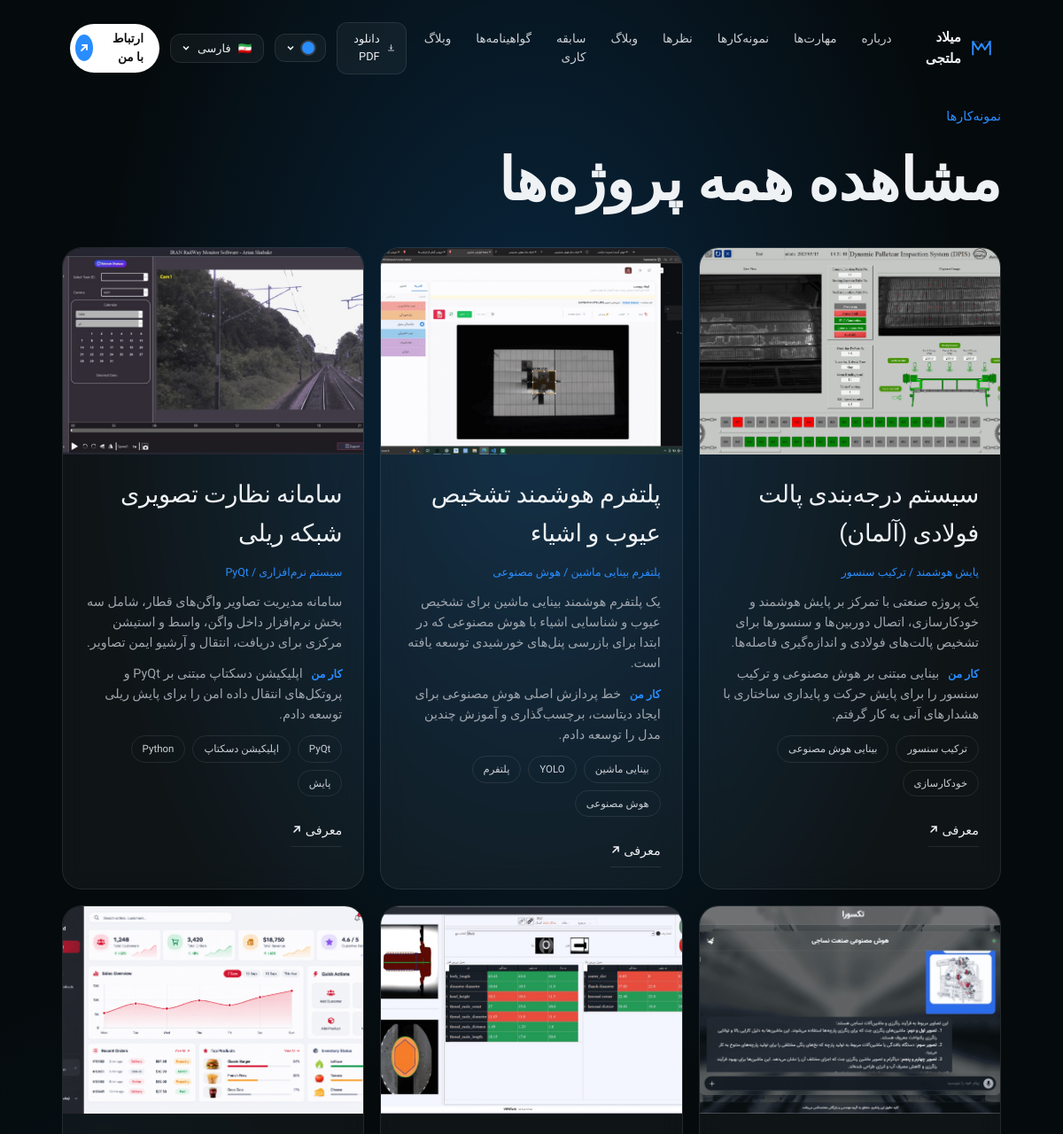
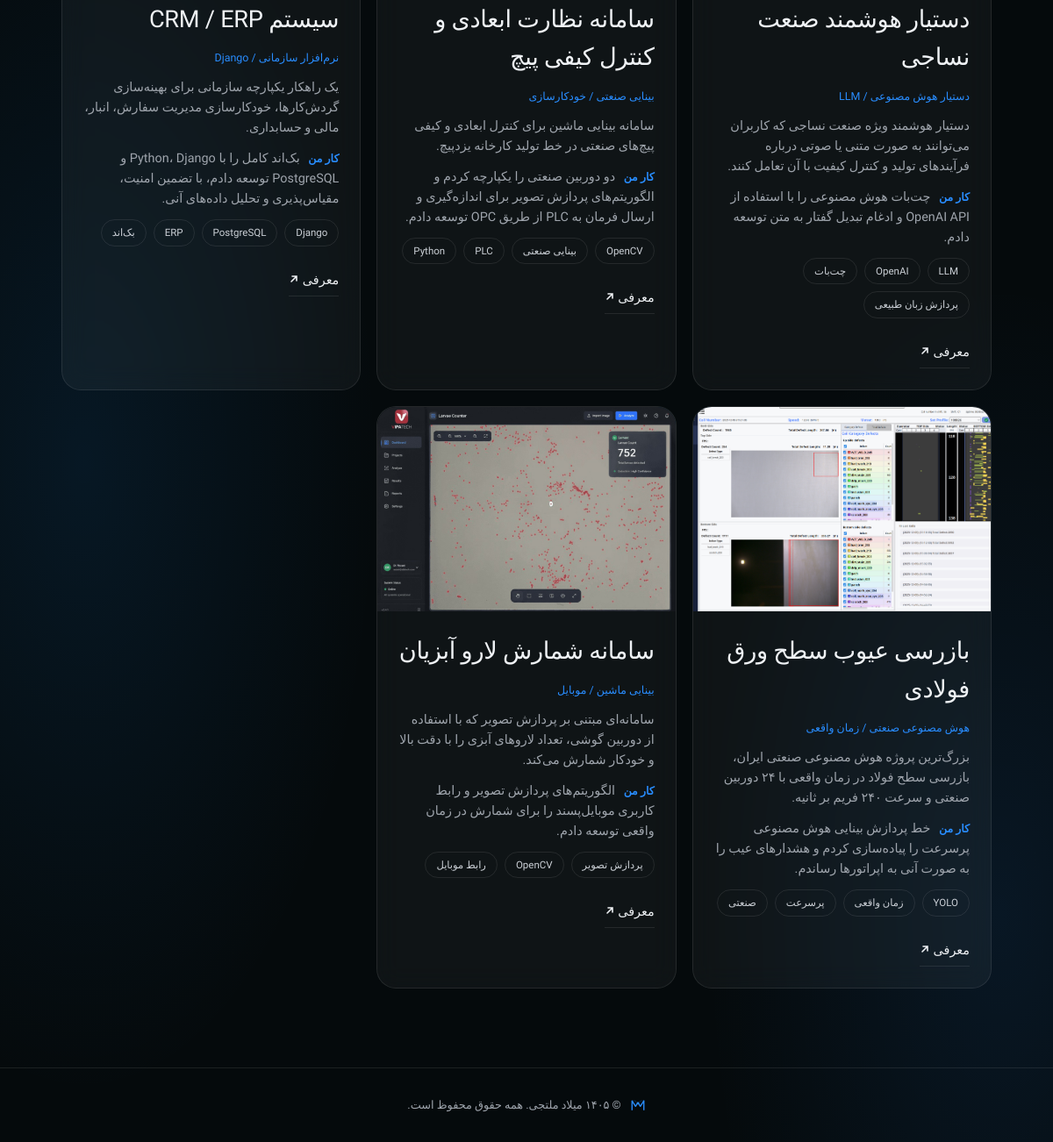
Screenshot of /fa/projects/ with the database file from the repository (2 pictures, top to bottom).
### portfolio/models.py (models this page shows, shortened)
class Bilingual(models.Model):
    class Meta:
        abstract = True
    def tr(self, name, lang):
        other = "en" if lang == "fa" else "fa"
        return getattr(self, f"{name}_{lang}") or getattr(self, f"{name}_{other}")

class Project(Bilingual):
    slug = models.SlugField("اسلاگ (آدرس)", unique=True)
    order = models.PositiveIntegerField("ترتیب", default=0)
    published = models.BooleanField("منتشر شده", default=True)
    image = models.ImageField("تصویر شاخص", upload_to="projects/", blank=True)
    link = models.URLField("لینک پروژه", blank=True)
    title_en = models.CharField("Title (EN)", max_length=120)
    title_fa = models.CharField("عنوان (فارسی)", max_length=120, blank=True)
    kind_en = models.CharField("Type (EN)", max_length=160, blank=True)
    kind_fa = models.CharField("نوع (فارسی)", max_length=160, blank=True)
    desc_en = models.TextField("Short description (EN)")
    desc_fa = models.TextField("توضیح کوتاه (فارسی)", blank=True)
    did_en = models.TextField("What I did (EN)", blank=True)
    did_fa = models.TextField("کار من (فارسی)", blank=True)
    body_en = models.TextField("Case study (EN)", blank=True, help_text="هر پاراگراف را با یک خط خالی جدا کنید")
    body_fa = models.TextField("شرح کامل (فارسی)", blank=True, help_text="هر پاراگراف را با یک خط خالی جدا کنید")
    tags_en = models.CharField("Tags (EN)", max_length=200, blank=True, help_text="با ویرگول جدا کنید")
    tags_fa = models.CharField("تگ‌ها (فارسی)", max_length=200, blank=True, help_text="با ویرگول فارسی یا انگلیسی جدا کنید")
    class Meta:
        ordering = ["order", "id"]
        verbose_name = "پروژه"
        verbose_name_plural = "پروژه‌ها"
    def tag_list(self, lang):
        raw = self.tr("tags", lang).replace("،", ",")
        return [t.strip() for t in raw.split(",") if t.strip()]

### portfolio/views.py (the view)
# urls.py: path("<str:lang>/projects/", views.projects_list, name="projects_list"),
def projects_list(request, lang):
    lang = _lang(lang)
    all_projects = Project.objects.filter(published=True)
    projects = [_project_card(p, lang, i) for i, p in enumerate(all_projects)]
    return render(request, "portfolio/projects_list.html",
                  _ctx(request, lang, "portfolio:projects_list", projects=projects))

### portfolio/context_processors.py (called while the page is built)
def theme(request):
    default = getattr(settings, "SITE_THEME", "ocean")
    current = request.session.get("theme", default)
    from .content import THEMES
    valid = {t["key"] for t in THEMES}
    if current not in valid:
        current = default
    return {"theme": current}

### portfolio/views.py (called while the page is built)
def _lang(lang):
    if lang not in CONTENT:
        raise Http404
    return lang

def _ctx(request, lang, url_name, **kw):
    request.session["lang"] = lang
    settings_obj = SiteSettings.objects.first() or SiteSettings()
    themes = [
        {
            "key": t["key"],
            "label": t["label_fa"] if lang == "fa" else t["label_en"],
            "color": t["color"],
        }
        for t in THEMES
    ]
    return {
        "c": CONTENT[lang],
        "lang": lang,
        "dir": "rtl" if lang == "fa" else "ltr",
        "site_settings": settings_obj,
        "themes": themes,
        "url_en": reverse(url_name, kwargs={**kw.get("kwargs", {}), "lang": "en"}),
        "url_fa": reverse(url_name, kwargs={**kw.get("kwargs", {}), "lang": "fa"}),
        **{k: v for k, v in kw.items() if k != "kwargs"},
    }

def _project_card(p, lang, i=0):
    main_image = p.image.url if p.image else None
    gallery_images = []
    for img in p.images.all():
        gallery_images.append({
            "url": img.image.url,
            "alt": img.alt_text_fa if lang == "fa" else img.alt_text_en
        })
    if not main_image and gallery_images:
        main_image = gallery_images[0]["url"]
    return {
        "title": p.tr("title", lang),
        "kind": p.tr("kind", lang),
        "desc": p.tr("desc", lang),
        "did": p.tr("did", lang),
        "tags": p.tag_list(lang),
        "url": reverse("portfolio:project", args=[lang, p.slug]),
        "link": p.link,
        "image": main_image,
        "gallery": gallery_images,
        "shade": i % 3 + 1,
    }

### portfolio/templates/portfolio/projects_list.html
{% extends "portfolio/base.html" %}
{% load static %}
{% block content %}
<main class="page" style="padding-top: 120px;">
  <p class="eyebrow">{{ c.work.eyebrow }}</p>
  <h1 class="display" style="margin-bottom: 2rem;">{{ c.ui.all_projects|default:"همه پروژه‌ها" }}</h1>
  <div class="projects">
    {% for p in projects %}
    <article class="project glass">
      <a class="shot s{{ p.shade }}" href="{{ p.url }}" aria-label="{{ p.title }}">
        {% if p.image %}
            <img src="{{ p.image }}" alt="" loading="lazy">
        {% else %}
            <span>{{ p.title|slice:":1" }}</span>
        {% endif %}
      </a>
      <div class="project-body">
        <h3><a href="{{ p.url }}">{{ p.title }}</a></h3>
        <small class="kind">{{ p.kind }}</small>
        <p>{{ p.desc }}</p>
        <p class="did"><b>{{ c.work.label }}</b> {{ p.did }}</p>
        <ul class="tags">{% for t in p.tags %}<li>{{ t }}</li>{% endfor %}</ul>
        <a href="{{ p.url }}" class="ulink" style="margin-top: 15px; display: inline-block;">{{ c.ui.overview }}
          <svg width="12" height="12" viewBox="0 0 12 12" fill="none" stroke="currentColor" stroke-width="1.6" stroke-linecap="round"><path d="M3 9 9 3M4 3h5v5"/></svg>
        </a>
      </div>
    </article>
    {% endfor %}
  </div>
</main>
{% endblock %}

### portfolio/templates/portfolio/base.html (shortened to what this page needs)
{% load static %}{% url 'portfolio:home' lang=lang as home_url %}<!doctype html>
<html lang="{{ lang }}" dir="{{ dir }}" data-lang="{{ lang }}" data-theme="{{ theme }}">
<head>
  <link rel="stylesheet" href="{% static 'portfolio/css/style.css' %}">
</head>
<body{% if pdf_mode %} class="pdf-mode"{% endif %}>
  <div class="bg-glow" aria-hidden="true"></div>
  {% if not pdf_mode %}
  <header class="nav" id="nav">
    <a href="{{ home_url }}" class="brand">
      {% include "portfolio/_logo.html" with s=26 %}
      <span>{{ c.brand }}</span>
    </a>
    <nav class="nav-links" id="navLinks" aria-label="Main">
      {% for id, label in c.nav %}<a href="{{ home_url }}#{{ id }}">{{ label }}</a>{% endfor %}
      <a href="{% url 'portfolio:blog' lang=lang %}">{{ c.ui.blog }}</a>
    </nav>
    <div class="nav-actions">
      <a class="lang-btn pdf-btn" href="{% url 'portfolio:export_pdf' lang=lang %}" download title="PDF">
        <svg width="14" height="14" viewBox="0 0 24 24" fill="none" stroke="currentColor" stroke-width="2" stroke-linecap="round" stroke-linejoin="round"><path d="M12 3v12m0 0-4-4m4 4 4-4M4 20h16"/></svg>
        <span>{{ c.ui.pdf }}</span>
      </a>
      <div class="theme-switcher" id="themeSwitcher">
        <button class="lang-btn" type="button" aria-haspopup="true" aria-expanded="false">
          <span class="theme-dot"></span>
          <svg width="10" height="10" viewBox="0 0 10 10" fill="none" stroke="currentColor" stroke-width="1.6">
            <path d="m2 3.5 3 3 3-3"/>
          </svg>
        </button>
      </div>
      <div class="lang" id="lang">
        <button class="lang-btn" type="button" aria-haspopup="true" aria-expanded="false">
          <span class="flag">{{ c.flag }}</span><span>{{ c.lang_label }}</span>
          <svg width="10" height="10" viewBox="0 0 10 10" fill="none" stroke="currentColor" stroke-width="1.6"><path d="m2 3.5 3 3 3-3"/></svg>
        </button>
      </div>
      <a href="{{ home_url }}#contact" class="pill-btn">
        <span>{{ c.cta }}</span>
        <i class="pill-ico"><svg width="12" height="12" viewBox="0 0 12 12" fill="none" stroke="currentColor" stroke-width="1.8" stroke-linecap="round"><path d="M3 9 9 3M4 3h5v5"/></svg></i>
      </a>
    </div>
  </header>
  {% endif %}
  {% block content %}{% endblock %}
  {% if not pdf_mode %}
  <footer class="footer">
    {% include "portfolio/_logo.html" with s=18 %}
    <span>{{ c.footer }}</span>
  </footer>
  {% endif %}
</body>
</html>

### portfolio/templates/portfolio/_logo.html
<svg class="logo"
     width="{{ s|default:32 }}"
     height="{{ s|default:32 }}"
     viewBox="0 0 40 40"
     fill="none"
     xmlns="http://www.w3.org/2000/svg"
     aria-hidden="true">
    <path d="M5 31V9L14 23L20 13L26 23L35 9V31"
          stroke="currentColor"
          stroke-width="3"
          stroke-linecap="square"
          stroke-linejoin="round"/>
    <path d="M5 9L14 9L20 19L26 9L35 9"
          stroke="currentColor"
          stroke-width="1.5"
          opacity=".35"/>
</svg>

### rows the page displays
Project: title "سیستم درجه‌بندی پالت فولادی (آلمان)", kind "پایش هوشمند / ترکیب سنسور", desc "یک پروژه صنعتی با تمرکز بر پایش هوشمند و خودکارسازی، اتصال دوربین‌ها و سنسورها برای تشخیص پالت‌های فولادی و اندازه‌گیری فاصله‌ها.", did "بینایی مبتنی بر هوش مصنوعی و ترکیب سنسور را برای پایش حرکت و پایداری ساختاری با هشدارهای آنی به کار گرفتم."
Project: title "پلتفرم هوشمند تشخیص عیوب و اشیاء", kind "پلتفرم بینایی ماشین / هوش مصنوعی", desc "یک پلتفرم هوشمند بینایی ماشین برای تشخیص عیوب و شناسایی اشیاء با هوش مصنوعی که در ابتدا برای بازرسی پنل‌های خورشیدی توسعه یافته است.", did "خط پردازش اصلی هوش مصنوعی برای ایجاد دیتاست، برچسب‌گذاری و آموزش چندین مدل را توسعه دادم."
Project: title "سامانه نظارت تصویری شبکه ریلی", kind "سیستم نرم‌افزاری / PyQt", desc "سامانه مدیریت تصاویر واگن‌های قطار، شامل سه بخش نرم‌افزار داخل واگن، واسط و استیشن مرکزی برای دریافت، انتقال و آرشیو ایمن تصاویر.", did "اپلیکیشن دسکتاپ مبتنی بر PyQt و پروتکل‌های انتقال داده امن را برای پایش ریلی توسعه دادم."
Project: title "دستیار هوشمند صنعت نساجی", kind "دستیار هوش مصنوعی / LLM", desc "دستیار هوشمند ویژه صنعت نساجی که کاربران می‌توانند به صورت متنی یا صوتی درباره فرآیندهای تولید و کنترل کیفیت با آن تعامل کنند.", did "چت‌بات هوش مصنوعی را با استفاده از OpenAI API و ادغام تبدیل گفتار به متن توسعه دادم."
Project: title "سامانه نظارت ابعادی و کنترل کیفی پیچ", kind "بینایی صنعتی / خودکارسازی", desc "سامانه بینایی ماشین برای کنترل ابعادی و کیفی پیچ‌های صنعتی در خط تولید کارخانه یزدپیچ.", did "دو دوربین صنعتی را یکپارچه کردم و الگوریتم‌های پردازش تصویر برای اندازه‌گیری و ارسال فرمان به PLC از طریق OPC توسعه دادم."
Project: title "سیستم CRM / ERP", kind "نرم‌افزار سازمانی / Django", desc "یک راهکار یکپارچه سازمانی برای بهینه‌سازی گردش‌کارها، خودکارسازی مدیریت سفارش، انبار، مالی و حسابداری.", did "بک‌اند کامل را با Python، Django و PostgreSQL توسعه دادم، با تضمین امنیت، مقیاس‌پذیری و تحلیل داده‌های آنی."
Project: title "بازرسی عیوب سطح ورق فولادی", kind "هوش مصنوعی صنعتی / زمان واقعی", desc "بزرگ‌ترین پروژه هوش مصنوعی صنعتی ایران، بازرسی سطح فولاد در زمان واقعی با ۲۴ دوربین صنعتی و سرعت ۲۴۰ فریم بر ثانیه.", did "خط پردازش بینایی هوش مصنوعی پرسرعت را پیاده‌سازی کردم و هشدارهای عیب را به صورت آنی به اپراتورها رساندم."
Project: title "سامانه شمارش لارو آبزیان", kind "بینایی ماشین / موبایل", desc "سامانه‌ای مبتنی بر پردازش تصویر که با استفاده از دوربین گوشی، تعداد لاروهای آبزی را با دقت بالا و خودکار شمارش می‌کند.", did "الگوریتم‌های پردازش تصویر و رابط کاربری موبایل‌پسند را برای شمارش در زمان واقعی توسعه دادم."

### other values shown
{{ c.brand }} "میلاد ملتجی"
{{ label }} "درباره" "مهارت‌ها" "نمونه‌کارها" "نظرها" "وبلاگ" "سابقه کاری" "گواهینامه‌ها"
{{ c.ui.blog }} "وبلاگ"
{{ c.ui.pdf }} "دانلود PDF"
{{ c.flag }} "🇮🇷"
{{ c.lang_label }} "فارسی"
{{ c.cta }} "ارتباط با من"
{{ c.work.eyebrow }} "نمونه‌کارها"
{{ c.ui.all_projects|default:"همه پروژه‌ها" }} "مشاهده همه پروژه‌ها"
{{ c.work.label }} "کار من" "کار من" "کار من" "کار من" "کار من" "کار من" "کار من" "کار من"
{{ t }} "ترکیب سنسور" "بینایی هوش مصنوعی" "خودکارسازی" "بینایی ماشین" "YOLO" "پلتفرم" "هوش مصنوعی" "PyQt" "اپلیکیشن دسکتاپ" "Python" "پایش" "LLM" "OpenAI" "چت‌بات" "پردازش زبان طبیعی" "OpenCV" "بینایی صنعتی" "PLC" "Python" "Django" "PostgreSQL" "ERP" "بک‌اند" "YOLO" "زمان واقعی" "پرسرعت" "صنعتی" "پردازش تصویر" "OpenCV" "رابط موبایل"
{{ c.ui.overview }} "معرفی" "معرفی" "معرفی" "معرفی" "معرفی" "معرفی" "معرفی" "معرفی"
{{ c.footer }} "© ۱۴۰۵ میلاد ملتجی. همه حقوق محفوظ است."
